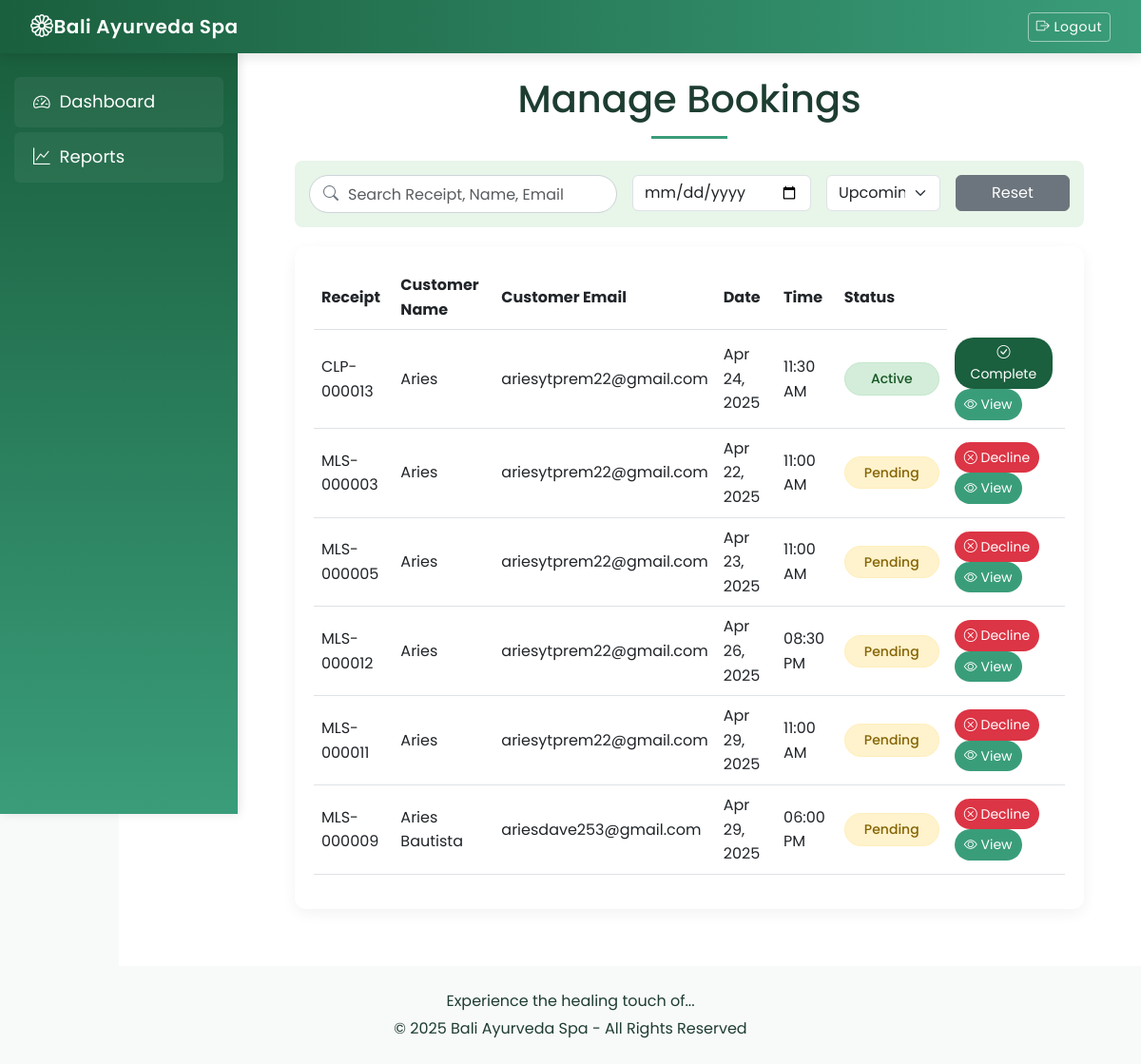
The app's page /admin/manage_bookings.php (signed in) with its own data.
### tables this page shows
CREATE TABLE `bookings` (
  `id` int(11) NOT NULL AUTO_INCREMENT,
  `user_id` int(11) NOT NULL,
  `service_id` int(11) NOT NULL,
  `branch_id` int(11) DEFAULT NULL,
  `booking_date` date NOT NULL,
  `booking_time` time NOT NULL,
  `time_end` time DEFAULT NULL,
  `total_amount` decimal(10,2) NOT NULL,
  `vip_elite_amount` decimal(10,2) NOT NULL,
  `bed_used` int(11) DEFAULT 1,
  `number_of_clients` int(11) DEFAULT 1,
  `total_duration` int(11) NOT NULL COMMENT 'Total duration in minutes',
  `has_membership_card` tinyint(1) NOT NULL DEFAULT 0,
  `status` enum('Pending','Active','Completed','Cancelled') NOT NULL DEFAULT 'Pending',
  `receipt_number` varchar(20) NOT NULL,
  `notes` varchar(255) DEFAULT NULL,
  `created_at` timestamp NOT NULL DEFAULT current_timestamp(),
  `allow_reschedule` tinyint(1) DEFAULT 1,
  `membership_code` varchar(50) DEFAULT NULL,
  PRIMARY KEY (`id`),
  KEY `service_id` (`service_id`),
  KEY `user_id` (`user_id`),
  KEY `branch_id` (`branch_id`),
  CONSTRAINT `bookings_ibfk_1` FOREIGN KEY (`service_id`) REFERENCES `services` (`id`),
  CONSTRAINT `bookings_ibfk_3` FOREIGN KEY (`user_id`) REFERENCES `users` (`id`),
  CONSTRAINT `bookings_ibfk_4` FOREIGN KEY (`branch_id`) REFERENCES `branches` (`id`)
);

CREATE TABLE `users` (
  `id` int(11) NOT NULL AUTO_INCREMENT,
  `name` varchar(100) NOT NULL,
  `email` varchar(255) NOT NULL,
  `password_hash` varchar(255) NOT NULL,
  `is_verified` tinyint(1) NOT NULL DEFAULT 0,
  `otp_hash` varchar(255) DEFAULT NULL,
  `otp_expiry` datetime DEFAULT NULL,
  `created_at` timestamp NOT NULL DEFAULT current_timestamp(),
  `updated_at` timestamp NOT NULL DEFAULT current_timestamp() ON UPDATE current_timestamp(),
  PRIMARY KEY (`id`),
  UNIQUE KEY `email` (`email`)
);

### admin/manage_bookings.php (the view, shortened to what this page needs)
<?php
require '../includes/db.php';
$params = [];
$types = "";
$filterDate = $_GET['filterDate'] ?? null;
$filterStatus = $_GET['filterStatus'] ?? 'Active,Pending';
$searchTerm = $_GET['search'] ?? '';
$query = "
    SELECT b.id, b.receipt_number, u.name AS user_name, u.email AS user_email,
           b.booking_date, b.booking_time, b.status, br.name AS branch_name,
           b.has_membership_card
    FROM bookings b
    JOIN users u ON b.user_id = u.id
    JOIN branches br ON b.branch_id = br.id
    WHERE 1=1
";
if ($filterStatus !== 'all') {
    if ($filterStatus === 'Active,Pending') {
        $query .= " AND (b.status = 'Active' OR b.status = 'Pending')";
    } else {
        $query .= " AND b.status = ?";
        $params[] = $filterStatus;
        $types .= "s";
    }
}
$query .= " ORDER BY
    CASE
        WHEN b.status = 'Active' THEN 1
        WHEN b.status = 'Pending' THEN 2
        WHEN b.status = 'Completed' THEN 3
        ELSE 4
    END,
    CASE
        WHEN b.status IN ('Active', 'Pending') THEN b.booking_date
        ELSE NULL
    END ASC,
    CASE
        WHEN b.status IN ('Active', 'Pending') THEN b.booking_time
        ELSE NULL
    END ASC,
    CASE
        WHEN b.status IN ('Completed', 'Cancelled') THEN b.booking_date
        ELSE NULL
    END DESC,
    CASE
        WHEN b.status IN ('Completed', 'Cancelled') THEN b.booking_time
        ELSE NULL
    END DESC";
$stmt = $conn->prepare($query);
$stmt->execute();
$result = $stmt->get_result();
$bookings = $result->fetch_all(MYSQLI_ASSOC);
function formatTime($time) {
    return date("h:i A", strtotime($time));
}
function formatDate($date) {
    return date("M j, Y", strtotime($date));
}
?>
<!DOCTYPE html>
<html lang="en">
<head>
    <link href="https://cdn.jsdelivr.net/npm/bootstrap@5.3.0-alpha1/dist/css/bootstrap.min.css" rel="stylesheet">
    <link href="https://cdn.jsdelivr.net/npm/bootstrap-icons@1.8.1/font/bootstrap-icons.css" rel="stylesheet">
    <link rel="stylesheet" href="https://cdn.jsdelivr.net/npm/sweetalert2@11/dist/sweetalert2.min.css">
</head>
<body>
    <?php include '../includes/header.php'; ?>
    <div class="main-content">
        <h1>Manage Bookings</h1>
        <div class="filter-section">
            <form id="filterForm" method="GET" class="row g-3">
                <div class="col-md-5">
                    <div class="search-box">
                        <i class="bi bi-search"></i>
                        <input type="text" id="search" name="search" class="form-control"
                               placeholder="Search Receipt, Name, Email" value="<?= htmlspecialchars($searchTerm) ?>">
                    </div>
                </div>
                <div class="col-md-3">
                    <input type="date" id="filterDate" name="filterDate" class="form-control"
                           value="<?= htmlspecialchars($filterDate ?? '') ?>">
                </div>
                <div class="col-md-2">
                    <select id="filterStatus" name="filterStatus" class="form-select">
                        <option value="Active,Pending" <?= ($filterStatus === 'Active,Pending') ? 'selected' : '' ?>>Upcoming</option>
                    </select>
                </div>
                <div class="col-md-2">
                    <button type="button" id="resetFilters" class="btn btn-secondary w-100">Reset</button>
                </div>
            </form>
        </div>
        <div class="table-responsive">
            <table class="table">
                <thead>
                    <tr>
                        <th>Receipt</th>
                        <th>Customer Name</th>
                        <th>Customer Email</th>
                        <th>Date</th>
                        <th>Time</th>
                        <th>Status</th>
                    </tr>
                </thead>
                <tbody>
                    <?php foreach ($bookings as $booking): ?>
                    <tr>
                        <td><?= htmlspecialchars($booking['receipt_number']) ?></td>
                        <td><?= htmlspecialchars($booking['user_name']) ?></td>
                        <td><?= htmlspecialchars($booking['user_email']) ?></td>
                        <td><?= formatDate($booking['booking_date']) ?></td>
                        <td><?= formatTime($booking['booking_time']) ?></td>
                        <td>
                            <span class="status-badge status-<?= $booking['status'] ?>">
                                <?= $booking['status'] ?>
                            </span>
                        </td>
                        <td>
                            <div class="action-buttons">
                                <?php if ($booking['status'] === 'Active'): ?>
                                    <button class="action-btn accept-btn complete-btn"
                                            data-booking-id="<?= $booking['id'] ?>"
                                            data-has-card="<?= $booking['has_membership_card'] ?>">
                                        <i class="bi bi-check-circle"></i> Complete
                                    </button>
                                    <button class="action-btn view-btn view-btn"
                                            data-booking-id="<?= $booking['id'] ?>">
                                        <i class="bi bi-eye"></i> View
                                    </button>
                                <?php elseif ($booking['status'] === 'Pending'): ?>
                                    <button class="action-btn decline-btn"
                                            data-bs-toggle="modal"
                                            data-bs-target="#declineModal"
                                            data-booking-id="<?= $booking['id'] ?>">
                                        <i class="bi bi-x-circle"></i> Decline
                                    </button>
                                    <button class="action-btn view-btn view-btn"
                                            data-booking-id="<?= $booking['id'] ?>">
                                        <i class="bi bi-eye"></i> View
                                    </button>
                                <?php endif; ?>
                            </div>
                        </td>
                    </tr>
                    <?php endforeach; ?>
                </tbody>
            </table>
        </div>
    </div>
</body>
</html>
<?php include '../includes/footer.php'; ?>

### assets/css/sidebar.css (style rules this page uses)
body { display: flex; }
.main-content { margin-left: 250px; padding: 20px; width: 100%; }

### admin/manage_bookings.php (style rules this page uses)
:root { --primary-white: #ffffff; --secondary-green: #2e8b57; --accent-green: #4caf93; --light-green: #e8f5e9; --dark-text: #2a6049; --medium-gray: #e0e0e0; --light-gray: #f5f5f5; --oblong-green: #2e8b57; --oblong-hover: #247a4a; --sidebar-width: 250px; }
body { background-color: var(--light-gray); font-family: 'Poppins', sans-serif; color: var(--dark-text); line-height: 1.6; overflow-x: hidden; }
.main-content { margin-top: 10px; padding: 30px; }
h1, h2, h3, h4, h5 { color: var(--dark-text); font-weight: 600; }
h1 { text-align: center; margin-bottom: 1.5rem; position: relative; padding-bottom: 15px; margin-top: 0; }
h1:after { content: ''; display: block; width: 80px; height: 3px; background: var(--accent-green); margin: 15px auto 0; }
.table-responsive { margin-top: 20px; background-color: var(--primary-white); border-radius: 12px; box-shadow: 0 5px 15px rgba(0,0,0,0.05); padding: 20px; }
.status-badge { padding: 5px 10px; border-radius: 20px; font-size: 14px; font-weight: 500; display: inline-block; min-width: 100px; text-align: center; }
.status-Pending { background-color: #FFF3CD; color: #856404; border: 1px solid #FFEEBA; }
.status-Active { background-color: #D4EDDA; color: #155724; border: 1px solid #C3E6CB; }
.action-btn { margin-right: 5px; padding: 5px 10px; font-size: 14px; border-radius: 20px; transition: all 0.3s ease; border: none; }
.view-btn { background-color: var(--accent-green); color: white; }
.accept-btn { background-color: var(--secondary-green); color: white; }
.decline-btn { background-color: #DC3545; color: white; }
.filter-section { background-color: var(--light-green); padding: 15px; border-radius: 8px; margin-bottom: 20px; }
.form-control, .form-select { border: 1px solid var(--medium-gray); border-radius: 6px; padding: 8px 12px; }
.btn-secondary { padding: 8px 20px; border-radius: 30px; font-weight: 500; transition: all 0.3s ease; background-color: #6c757d; color: white; border: none; }
.table { width: 100%; }
.table th, .table td { padding: 12px 15px; vertical-align: middle; }
.action-buttons { display: flex; flex-wrap: wrap; }
.search-box { position: relative; display: flex; align-items: center; }
.search-box .bi { position: absolute; left: 15px; color: #6c757d; }
.search-box input { padding-left: 40px; padding-right: 15px; height: 40px; border-radius: 30px; border: 1px solid #ced4da; width: 100%; }

### includes/header.php (style rules this page uses)
:root { --primary-white: #ffffff; --secondary-green: #1a5f3e; --accent-green: #3a9d7a; --light-green: #e8f5e9; --dark-text: #1e3d31; --medium-gray: #e0e0e0; --light-gray: #f8faf9; --deep-forest: #0d3b22; --mint-cream: #f0f7f4; --spa-teal: #4caf93; --sage-green: #8ba888; --gradient-start: #1a5f3e; --gradient-end: #3a9d7a; }
body { background-color: var(--light-gray); font-family: 'Poppins', sans-serif; color: var(--dark-text); line-height: 1.6; display: flex; flex-direction: column; min-height: 100vh; margin: 0; padding: 0; }
.main-content { max-width: calc(100% - 125px); margin-left: 125px; margin-right: auto; padding: 30px; background-color: var(--primary-white); min-height: calc(100vh - 56px); box-sizing: border-box; }

### records on screen
bookings: receipt_number "CLP-000013", user.name "Aries", user.email "ariesytprem22@gmail.com", booking_date "Apr 24, 2025", booking_time "11:30 AM", status "Active"
bookings: receipt_number "MLS-000003", user.name "Aries", user.email "ariesytprem22@gmail.com", booking_date "Apr 22, 2025", booking_time "11:00 AM", status "Pending"
bookings: receipt_number "MLS-000005", user.name "Aries", user.email "ariesytprem22@gmail.com", booking_date "Apr 23, 2025", booking_time "11:00 AM", status "Pending"
bookings: receipt_number "MLS-000012", user.name "Aries", user.email "ariesytprem22@gmail.com", booking_date "Apr 26, 2025", booking_time "08:30 PM", status "Pending"
bookings: receipt_number "MLS-000011", user.name "Aries", user.email "ariesytprem22@gmail.com", booking_date "Apr 29, 2025", booking_time "11:00 AM", status "Pending"
bookings: receipt_number "MLS-000009", user.name "Aries Bautista", user.email "ariesdave253@gmail.com", booking_date "Apr 29, 2025", booking_time "06:00 PM", status "Pending"
